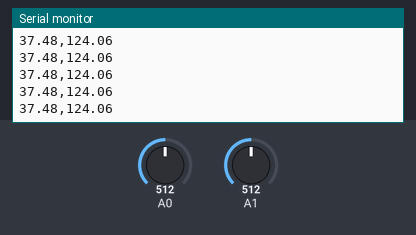
The sketch below on a simulated Arduino Uno, built with avr-gcc and run on an emulated ATmega328P. Shown: the last lines printed to the serial monitor. Inputs (shaded band) come from the test bench; at power-on: A0 = 512, A1 = 512.

Above: at 1.2 s.
1.3 s: A0 set to 716
At 1.32 s:
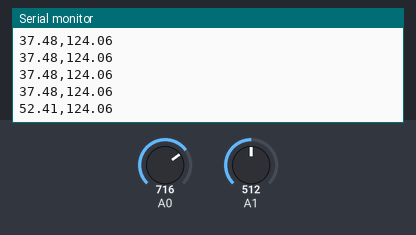
2.8 s: A1 set to 716
At 2.84 s:
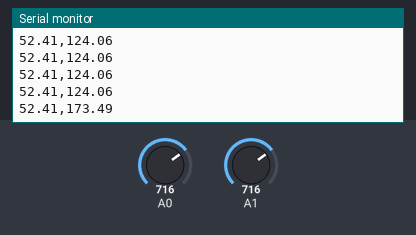
4.3 s: A0 set to 900
At 4.35 s:
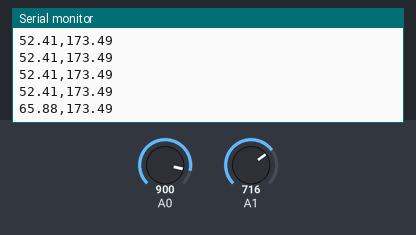
5.8 s: A1 set to 900
At 5.87 s:
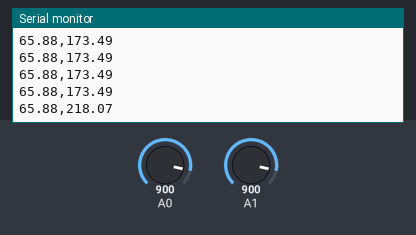
Timing chart, 0 to 8.8 s (numbered marks = the images above; inputs shaded):
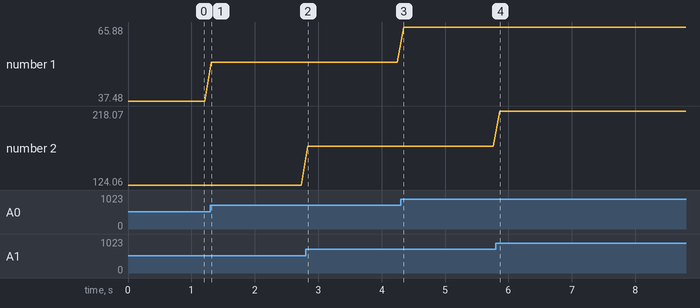

The sketch:

cyclingIntSerial.ino
```cpp
/*
 * This code is mean to run on the Arduino built into the UDOO Bolt to read sensor data and send it to python
 * Right now, it just sends a number between 0 and 31 instead of actual sensor data
 */
// the setup routine runs once when you press reset:
void setup() {
  // initialize serial communication at 9600 bits per second:
  Serial.begin(9600);
}

float ampMult = 0.0732;
float voltMult = 0.2423;

// the loop routine runs over and over again forever:
void loop() {
  // read the input on analog pin 0:
  float amps = analogRead(A0) * ampMult;
  float volts = analogRead(A1) * voltMult;
  // print out the value you read:
  //Serial.print("[");
  Serial.print(amps);
  Serial.print(",");
  Serial.print(volts);
  //Serial.print("]");
  Serial.println("\n");
  delay(100);        // delay in between reads for stability
}
```

Measured:
- after the input at 1.3 s, the serial monitor: prints a new line at once (image 1)
- after the input at 2.8 s, the serial monitor: prints a new line at once (image 2)
- after the input at 4.3 s, the serial monitor: prints a new line after 0.05 s (image 3)
- after the input at 5.8 s, the serial monitor: prints a new line after 0.06 s (image 4)
- plotted number 1: 37.48 → 52.41 after the input at 1.3 s, 52.41 → 65.88 after the input at 4.3 s
- plotted number 2: 124.06 → 173.49 after the input at 2.8 s, 173.49 → 218.07 after the input at 5.8 s
